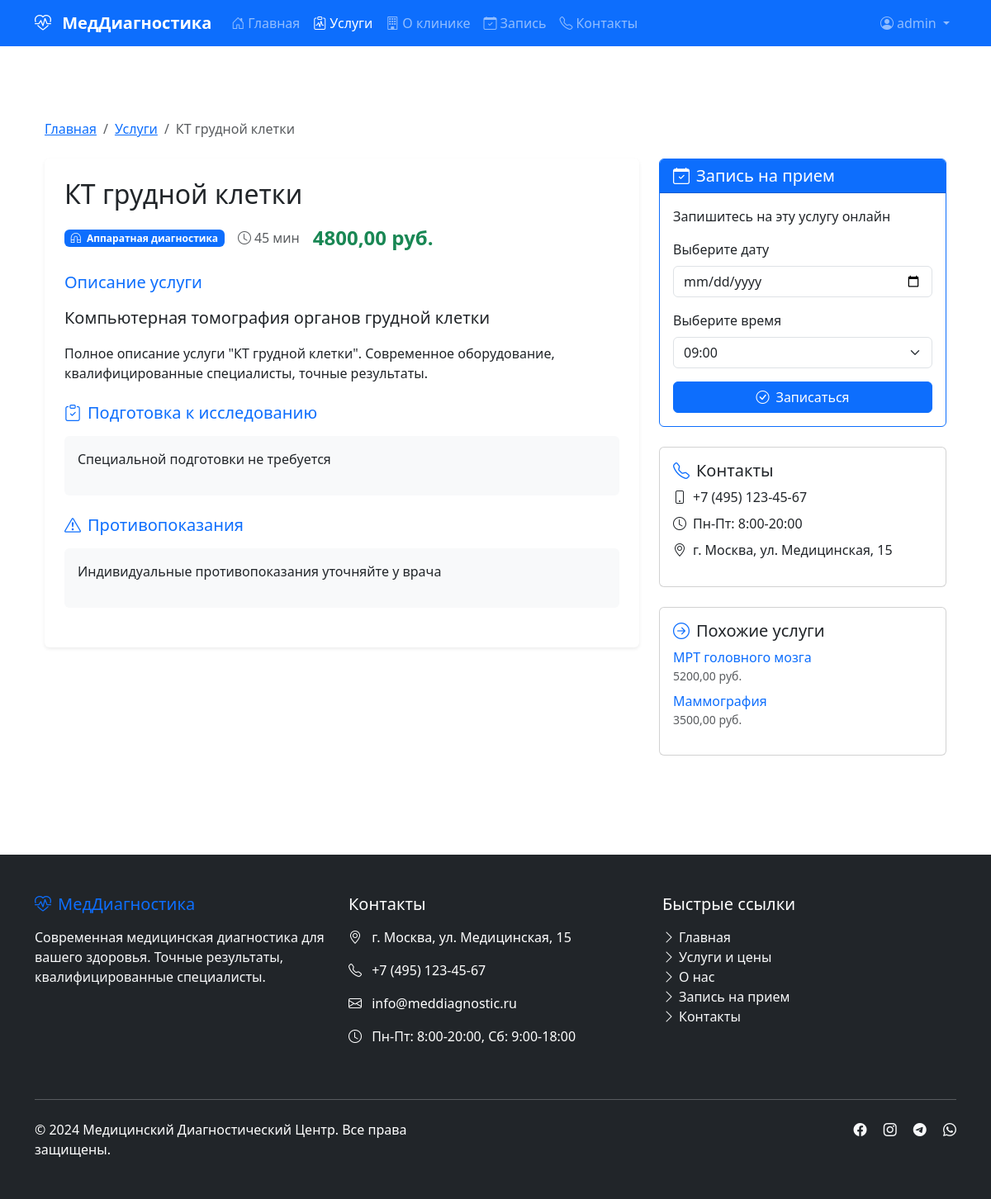
/services/-1/ (signed in), run on the app's committed database.
### accounts/models.py (models this page shows, shortened)
class CustomUser(AbstractUser):
    phone = models.CharField(
        max_length=20,
        verbose_name="Телефон",
        blank=True,
        null=True
    )
    birth_date = models.DateField(
        verbose_name="Дата рождения",
        blank=True,
        null=True
    )
    address = models.TextField(
        verbose_name="Адрес",
        blank=True,
        null=True
    )
    medical_card_number = models.CharField(
        max_length=50,
        verbose_name="Номер медицинской карты",
        blank=True,
        null=True
    )
    blood_type = models.CharField(
        max_length=5,
        verbose_name="Группа крови",
        blank=True,
        null=True
    )
    is_patient = models.BooleanField(
        default=True,
        verbose_name="Является пациентом"
    )
    is_doctor = models.BooleanField(
        default=False,
        verbose_name="Является врачом"
    )
    class Meta:
        verbose_name = "Пользователь"
        verbose_name_plural = "Пользователи"

### services/models.py (models this page shows, shortened)
class Service(models.Model):
    name = models.CharField(max_length=200, verbose_name="Название услуги")
    slug = models.SlugField(max_length=200, unique=True, blank=True, verbose_name="URL")
    category = models.ForeignKey(ServiceCategory, on_delete=models.CASCADE,
                                 related_name='services', verbose_name="Категория")
    description = models.TextField(verbose_name="Описание")
    full_description = models.TextField(blank=True, verbose_name="Полное описание")
    price = models.DecimalField(max_digits=10, decimal_places=2, verbose_name="Цена")
    duration = models.PositiveIntegerField(verbose_name="Длительность (мин)")
    preparation = models.TextField(blank=True, verbose_name="Подготовка к процедуре")
    contraindications = models.TextField(blank=True, verbose_name="Противопоказания")
    image = models.ImageField(upload_to='services/', blank=True, null=True,
                              verbose_name="Изображение")
    is_active = models.BooleanField(default=True, verbose_name="Активна")
    created_at = models.DateTimeField(auto_now_add=True, verbose_name="Дата создания")
    updated_at = models.DateTimeField(auto_now=True, verbose_name="Дата обновления")
    class Meta:
        verbose_name = "Услуга"
        verbose_name_plural = "Услуги"
        ordering = ['name']

class ServiceCategory(models.Model):
    name = models.CharField(max_length=100, verbose_name="Название категории")
    description = models.TextField(blank=True, verbose_name="Описание")
    icon = models.CharField(max_length=50, default="bi-heart",
                            verbose_name="Иконка Bootstrap",
                            help_text="Например: bi-heart, bi-activity, bi-eyedropper")
    class Meta:
        verbose_name = "Категория услуг"
        verbose_name_plural = "Категории услуг"
        ordering = ['name']

### services/views.py (the view)
# urls.py: path('<slug:slug>/', views.service_detail, name='detail'),
def service_detail(request, slug):
    service = get_object_or_404(Service, slug=slug, is_active=True)
    similar_services = Service.objects.filter(
        category=service.category,
        is_active=True
    ).exclude(id=service.id)[:5]
    context = {
        'title': service.name,
        'service': service,
        'similar_services': similar_services,
        'today': timezone.now().date(),
    }
    return render(request, 'services/detail.html', context)

### templates/services/detail.html (shortened to what this page needs)
{% extends 'base/base.html' %}
{% block content %}
<div class="container py-5">
    <nav aria-label="breadcrumb" class="mb-4">
        <ol class="breadcrumb">
            <li class="breadcrumb-item"><a href="{% url 'home' %}">Главная</a></li>
            <li class="breadcrumb-item"><a href="{% url 'services:list' %}">Услуги</a></li>
            <li class="breadcrumb-item active">{{ service.name }}</li>
        </ol>
    </nav>
    <div class="row">
        <div class="col-lg-8">
            <div class="card border-0 shadow-sm mb-4">
                <div class="card-body p-4">
                    <h1 class="card-title h2 mb-3">{{ service.name }}</h1>
                    <div class="d-flex align-items-center mb-4">
                        <span class="badge bg-primary me-3">
                            <i class="bi {{ service.category.icon }} me-1"></i>
                            {{ service.category.name }}
                        </span>
                        <span class="text-muted me-3">
                            <i class="bi bi-clock me-1"></i>{{ service.duration }} мин
                        </span>
                        <span class="fs-4 fw-bold text-success">
                            {{ service.price }} руб.
                        </span>
                    </div>
                    <div class="mb-4">
                        <h4 class="h5 text-primary mb-3">Описание услуги</h4>
                        <p class="lead">{{ service.description }}</p>
                        {% if service.full_description %}
                        <div class="mt-3">
                            {{ service.full_description|linebreaks }}
                        </div>
                        {% endif %}
                    </div>
                    {% if service.preparation %}
                    <div class="mb-4">
                        <h4 class="h5 text-primary mb-3">
                            <i class="bi bi-clipboard-check me-2"></i>Подготовка к исследованию
                        </h4>
                        <div class="bg-light p-3 rounded">
                            {{ service.preparation|linebreaks }}
                        </div>
                    </div>
                    {% endif %}
                    {% if service.contraindications %}
                    <div class="mb-4">
                        <h4 class="h5 text-primary mb-3">
                            <i class="bi bi-exclamation-triangle me-2"></i>Противопоказания
                        </h4>
                        <div class="bg-light p-3 rounded">
                            {{ service.contraindications|linebreaks }}
                        </div>
                    </div>
                    {% endif %}
                </div>
            </div>
        </div>
        <div class="col-lg-4">
            <div class="sticky-top" style="top: 20px;">
                <div class="card border-primary mb-4">
                    <div class="card-header bg-primary text-white">
                        <h5 class="mb-0">
                            <i class="bi bi-calendar-check me-2"></i>Запись на прием
                        </h5>
                    </div>
                    <div class="card-body">
                        <p class="card-text">Запишитесь на эту услугу онлайн</p>
                        <div class="mb-3">
                            <label class="form-label">Выберите дату</label>
                            <input type="date" class="form-control">
                        </div>
                        <div class="mb-3">
                            <label class="form-label">Выберите время</label>
                            <select class="form-select">
                                <option>09:00</option>
                            </select>
                        </div>
                        <button class="btn btn-primary w-100">
                            <i class="bi bi-check-circle me-2"></i>Записаться
                        </button>
                    </div>
                </div>
                <div class="card mb-4">
                    <div class="card-body">
                        <h5 class="card-title">
                            <i class="bi bi-telephone text-primary me-2"></i>Контакты
                        </h5>
                        <ul class="list-unstyled">
                            <li class="mb-2">
                                <i class="bi bi-phone me-2"></i>+7 (495) 123-45-67
                            </li>
                            <li class="mb-2">
                                <i class="bi bi-clock me-2"></i>Пн-Пт: 8:00-20:00
                            </li>
                            <li>
                                <i class="bi bi-geo-alt me-2"></i>г. Москва, ул. Медицинская, 15
                            </li>
                        </ul>
                    </div>
                </div>
                {% if similar_services %}
                <div class="card">
                    <div class="card-body">
                        <h5 class="card-title">
                            <i class="bi bi-arrow-right-circle text-primary me-2"></i>Похожие услуги
                        </h5>
                        <ul class="list-unstyled">
                            {% for similar in similar_services %}
                            <li class="mb-2">
                                <a href="{% url 'services:detail' similar.slug %}"
                                   class="text-decoration-none">
                                    {{ similar.name }}
                                </a>
                                <span class="text-muted small d-block">{{ similar.price }} руб.</span>
                            </li>
                            {% endfor %}
                        </ul>
                    </div>
                </div>
                {% endif %}
            </div>
        </div>
    </div>
</div>
{% endblock %}

### templates/base/base.html (shortened to what this page needs)
<!DOCTYPE html>
<html lang="ru">
<head>
    <link href="https://cdn.jsdelivr.net/npm/bootstrap@5.3.0/dist/css/bootstrap.min.css" rel="stylesheet">
    <link rel="stylesheet" href="https://cdn.jsdelivr.net/npm/bootstrap-icons@1.10.0/font/bootstrap-icons.css">
    <link href="/static/css/style.css" rel="stylesheet">
</head>
<body>
    <nav class="navbar navbar-expand-lg navbar-dark bg-primary sticky-top">
        <div class="container">
            <a class="navbar-brand" href="{% url 'home' %}">
                <i class="bi bi-heart-pulse me-2"></i>
                <span class="fw-bold">МедДиагностика</span>
            </a>
            <div class="collapse navbar-collapse" id="navbarNav">
                <ul class="navbar-nav me-auto">
                    <li class="nav-item">
                        <a class="nav-link {% if request.path == '/' %}active{% endif %}" href="{% url 'home' %}">
                            <i class="bi bi-house-door me-1"></i>Главная
                        </a>
                    </li>
                    <li class="nav-item">
                        <a class="nav-link {% if 'services' in request.path %}active{% endif %}" href="{% url 'services:list' %}">
                            <i class="bi bi-clipboard-pulse me-1"></i>Услуги
                        </a>
                    </li>
                    <li class="nav-item">
                        <a class="nav-link {% if 'about' in request.path %}active{% endif %}" href="{% url 'about' %}">
                            <i class="bi bi-building me-1"></i>О клинике
                        </a>
                    </li>
                    <li class="nav-item">
                       <a class="nav-link {% if 'appointments' in request.path %}active{% endif %}"
                          href="{% url 'appointments:list' %}">
                           <i class="bi bi-calendar-check me-1"></i>Запись
                       </a>
                    </li>
                    <li class="nav-item">
                        <a class="nav-link {% if 'contacts' in request.path %}active{% endif %}" href="{% url 'contacts' %}">
                            <i class="bi bi-telephone me-1"></i>Контакты
                        </a>
                    </li>
                </ul>
                <div class="navbar-nav">
                    {% if user.is_authenticated %}
                        <div class="nav-item dropdown">
                            <a class="nav-link dropdown-toggle" href="#" role="button" data-bs-toggle="dropdown">
                                <i class="bi bi-person-circle me-1"></i>{{ user.username }}
                            </a>
                        </div>
                    {% else %}
                        <a class="nav-link" href="{% url 'login' %}">
                            <i class="bi bi-box-arrow-in-right me-1"></i>Войти
                        </a>
                    {% endif %}
                </div>
            </div>
        </div>
    </nav>
    <main class="container py-4">
        {% block content %}{% endblock %}
    </main>
    <footer class="bg-dark text-white py-5 mt-5">
        <div class="container">
            <div class="row">
                <div class="col-md-4 mb-4">
                    <h5 class="text-primary mb-3">
                        <i class="bi bi-heart-pulse me-2"></i>МедДиагностика
                    </h5>
                    <p class="text-light">Современная медицинская диагностика для вашего здоровья. Точные результаты, квалифицированные специалисты.</p>
                </div>
                <div class="col-md-4 mb-4">
                    <h5 class="mb-3">Контакты</h5>
                    <p><i class="bi bi-geo-alt me-2"></i> г. Москва, ул. Медицинская, 15</p>
                    <p><i class="bi bi-telephone me-2"></i> +7 (495) 123-45-67</p>
                    <p><i class="bi bi-envelope me-2"></i> info@meddiagnostic.ru</p>
                    <p><i class="bi bi-clock me-2"></i> Пн-Пт: 8:00-20:00, Сб: 9:00-18:00</p>
                </div>
                <div class="col-md-4 mb-4">
                    <h5 class="mb-3">Быстрые ссылки</h5>
                    <ul class="list-unstyled">
                        <li><a href="{% url 'home' %}" class="text-light text-decoration-none"><i class="bi bi-chevron-right me-1"></i>Главная</a></li>
                        <li><a href="{% url 'services:list' %}" class="text-light text-decoration-none"><i class="bi bi-chevron-right me-1"></i>Услуги и цены</a></li>
                        <li><a href="{% url 'about' %}" class="text-light text-decoration-none"><i class="bi bi-chevron-right me-1"></i>О нас</a></li>
                        <li><a href="#" class="text-light text-decoration-none"><i class="bi bi-chevron-right me-1"></i>Запись на прием</a></li>
                        <li><a href="{% url 'contacts' %}" class="text-light text-decoration-none"><i class="bi bi-chevron-right me-1"></i>Контакты</a></li>
                    </ul>
                </div>
            </div>
            <hr class="bg-light my-4">
            <div class="row">
                <div class="col-md-6">
                    <p class="mb-0">&copy; 2024 Медицинский Диагностический Центр. Все права защищены.</p>
                </div>
                <div class="col-md-6 text-md-end">
                    <a href="#" class="text-light me-3"><i class="bi bi-facebook"></i></a>
                    <a href="#" class="text-light me-3"><i class="bi bi-instagram"></i></a>
                    <a href="#" class="text-light me-3"><i class="bi bi-telegram"></i></a>
                    <a href="#" class="text-light"><i class="bi bi-whatsapp"></i></a>
                </div>
            </div>
        </div>
    </footer>
</body>
</html>

### data on the page
CustomUser: username "admin"
Service: name "КТ грудной клетки", category.name "Аппаратная диагностика", duration "45", price "4800,00", description "Компьютерная томография органов грудной клетки", full_description "Полное описание услуги \"КТ грудной клетки\". Современное оборудование, квалифицированные специалисты, точные результаты.", preparation "Специальной подготовки не требуется", contraindications "Индивидуальные противопоказания уточняйте у врача"
Service: name "МРТ головного мозга", price "5200,00"
Service: name "Маммография", price "3500,00"
